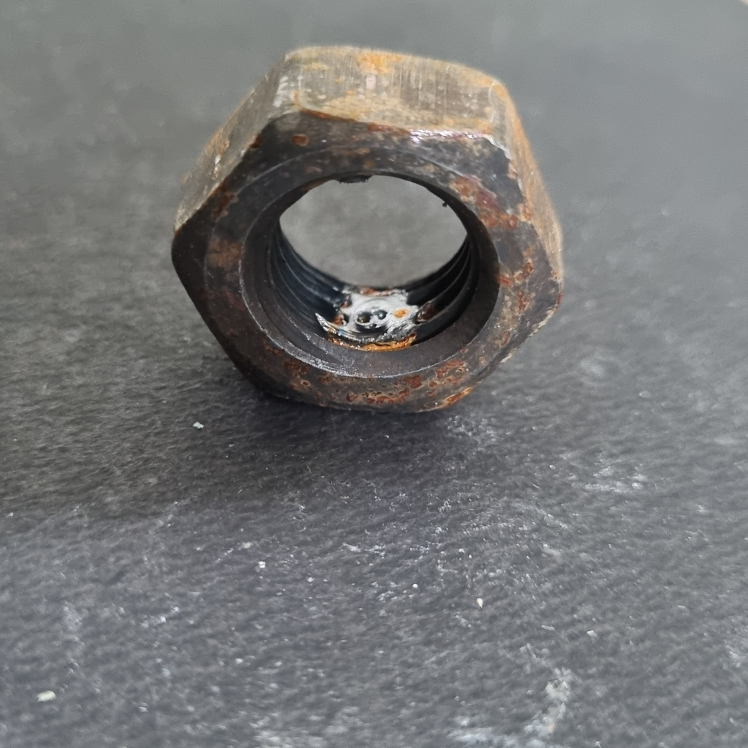
#> input picture bad_nuts/M14 D 0102.jpg, 2992 x 2992 px, given as the content of the folder Pictures/Good_image, which was not available (shown at 1/4 size)
$ python Single-folder-camera.py
#> lines starting #> are read from the running program, lines starting #| are printed output that depends on the picture; pictures that were not available may be replaced by others from this repository, and a replacement may not be noted
#!/usr/bin/env python
# coding: utf-8

# In[ ]:


import os
import cv2
import numpy as np
from sklearn.svm import SVC
from sklearn.model_selection import train_test_split

# Function to get all image file paths from a folder
def get_images_from_folder(folder_path):
    return [os.path.join(folder_path, file) for file in os.listdir(folder_path) if file.lower().endswith(".jpg")]

# Load and process images with consistent grayscale
def load_images(image_paths, label):
#> called with label = 1
    data = []
    labels = []
    orb = cv2.ORB_create()  # ORB feature detector

    for path in image_paths:
        image = cv2.imread(path, 0)  # Load image in grayscale
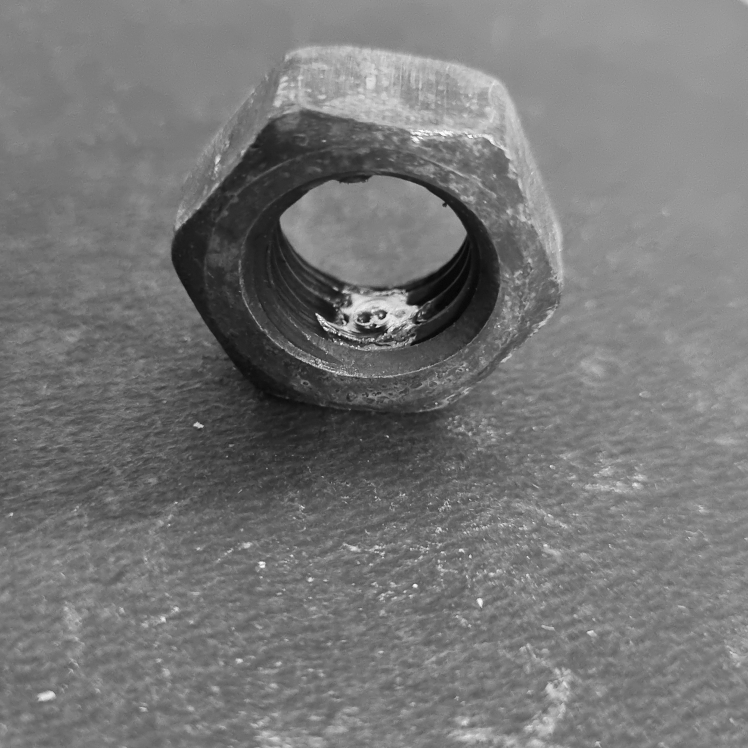
#> image: shape (2992, 2992) (shown at 1/4 size); min 0, max 255, mean 118.7
        if image is not None:
            keypoints, descriptors = orb.detectAndCompute(image, None)
#> keypoints = 500 keypoints; strongest (x, y, size): (1355, 1339, 53.6), (1356, 1340, 64.3), (1356, 1341, 44.6), (1505, 1306, 64.3)
            if descriptors is not None:
                # Average ORB descriptors for consistent feature length
                feature_vector = np.mean(descriptors, axis=0)
#> feature_vector = 32 values, max 157.1 at index 22, min 84.52 at index 26, mean 127.3
                data.append(feature_vector)
                labels.append(label)
    return data, labels

# Paths to the parent folder containing 'Good' and 'Defective' subfolders
parent_folder = "Pictures"
good_folder = os.path.join(parent_folder, "Good_image")
defective_folder = os.path.join(parent_folder, "Defective_image")

# Load good and defective images
good_images = get_images_from_folder(good_folder)
defective_images = get_images_from_folder(defective_folder)

# Extract features and labels
good_data, good_labels = load_images(good_images, label=1)  # Label 1 for good images
#> good_data = 1 item; good_labels = [1]
defective_data, defective_labels = load_images(defective_images, label=0)  # Label 0 for defective images
#> defective_data = 1 item; defective_labels = [0]

# Combine data and labels
data = good_data + defective_data
#> data = 2 items
labels = good_labels + defective_labels
#> labels = [1, 0]

# Convert to numpy arrays
data = np.array(data)
labels = np.array(labels)

# Ensure both classes are present
if len(set(labels)) < 2:
    raise ValueError("Not enough classes in the training data. Please ensure both Good and Defective images are provided.")

# Split data into training and test sets
X_train, X_test, y_train, y_test = train_test_split(data, labels, test_size=0.2, random_state=42)
#> y_train = [1]; y_test = [0]

# Train SVM classifier (linear kernel)
svm = SVC(kernel='linear', random_state=42)
#> (the run stopped early here; a loop or call above may not have finished)

$ run again, on bad_nuts/M14 D 0103.jpg
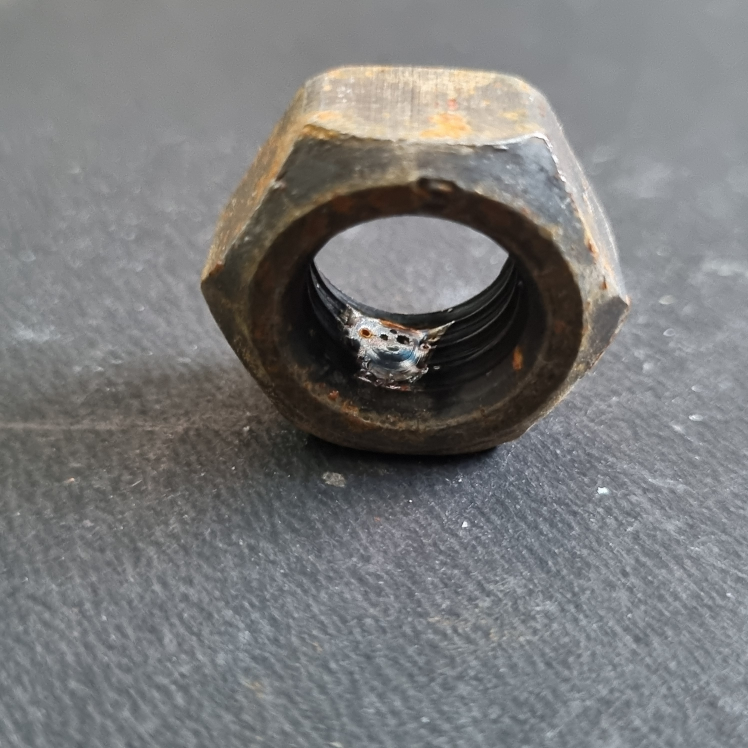
#> input picture bad_nuts/M14 D 0103.jpg, 2992 x 2992 px, given as the content of the folder Pictures/Good_image, which was not available (shown at 1/4 size)
#> in load_images, `image = cv2.imread(path, 0)`:
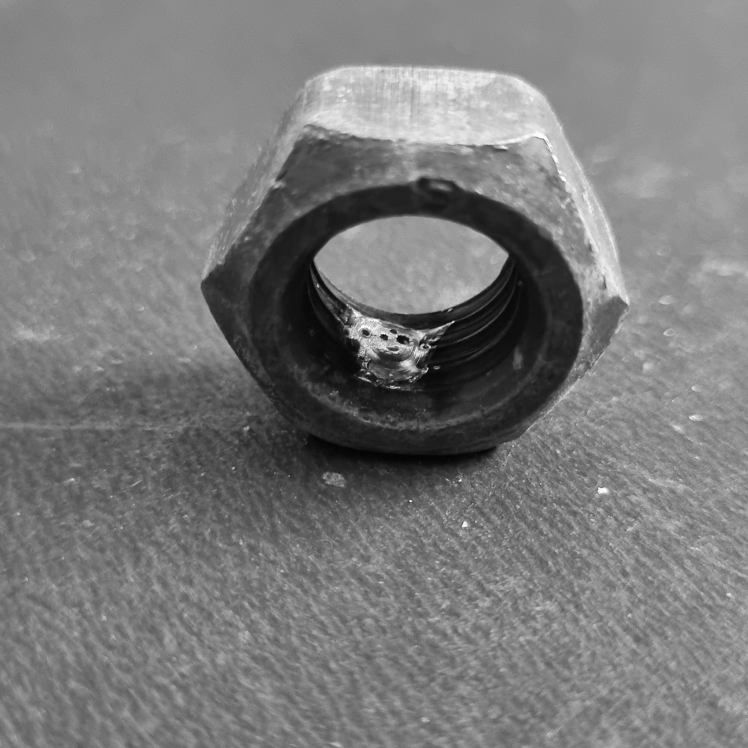
#> image: shape (2992, 2992) (shown at 1/4 size); min 0, max 255, mean 122
#> keypoints = 500 keypoints; strongest (x, y, size): (1525, 1338, 44.6), (1536, 1337, 31), (1524, 1337, 53.6), (1640, 2003, 53.6)
#> feature_vector = 32 values, max 163.1 at index 13, min 101.2 at index 26, mean 132
#> good_data = 1 item; good_labels = [1]
#> defective_data = 1 item; defective_labels = [0]
#> data = 2 items
#> labels = [1, 0]
#> y_train = [1]; y_test = [0]

$ run again, on bad_nuts/M14 D 0201.jpg
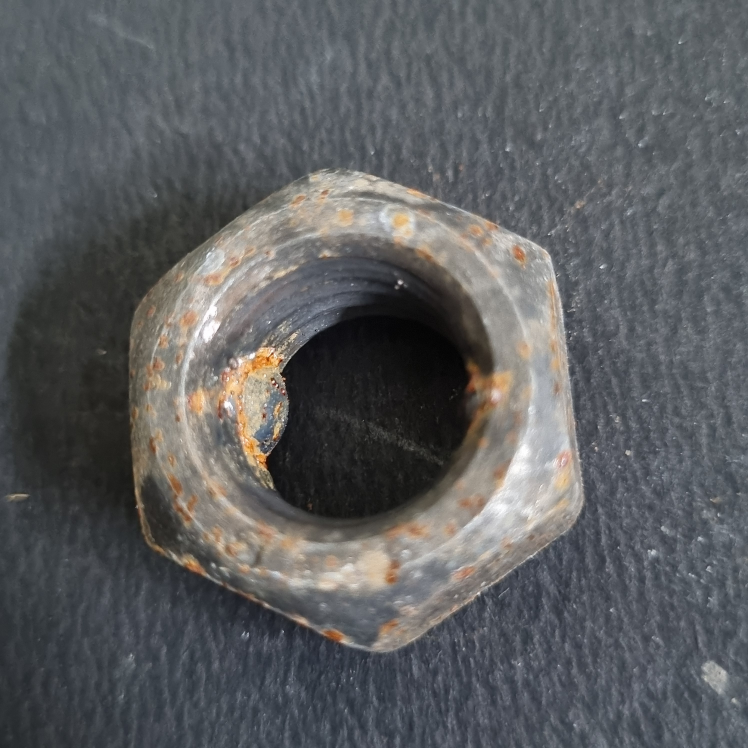
#> input picture bad_nuts/M14 D 0201.jpg, 2992 x 2992 px, given as the content of the folder Pictures/Good_image, which was not available (shown at 1/4 size)
#> in load_images, `image = cv2.imread(path, 0)`:
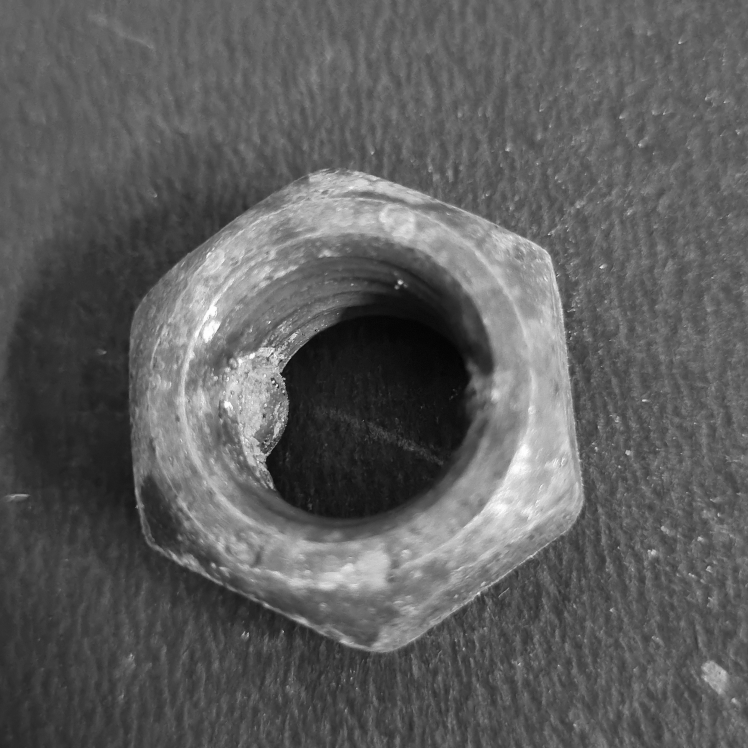
#> image: shape (2992, 2992) (shown at 1/4 size); min 0, max 255, mean 93.6
#> keypoints = 500 keypoints; strongest (x, y, size): (1108, 1540, 53.6), (1107, 1538, 44.6), (1107, 1541, 64.3), (1094, 1524, 44.6)
#> feature_vector = 32 values, max 162.8 at index 25, min 101 at index 26, mean 135.9
#> good_data = 1 item; good_labels = [1]
#> defective_data = 1 item; defective_labels = [0]
#> data = 2 items
#> labels = [1, 0]
#> y_train = [1]; y_test = [0]
